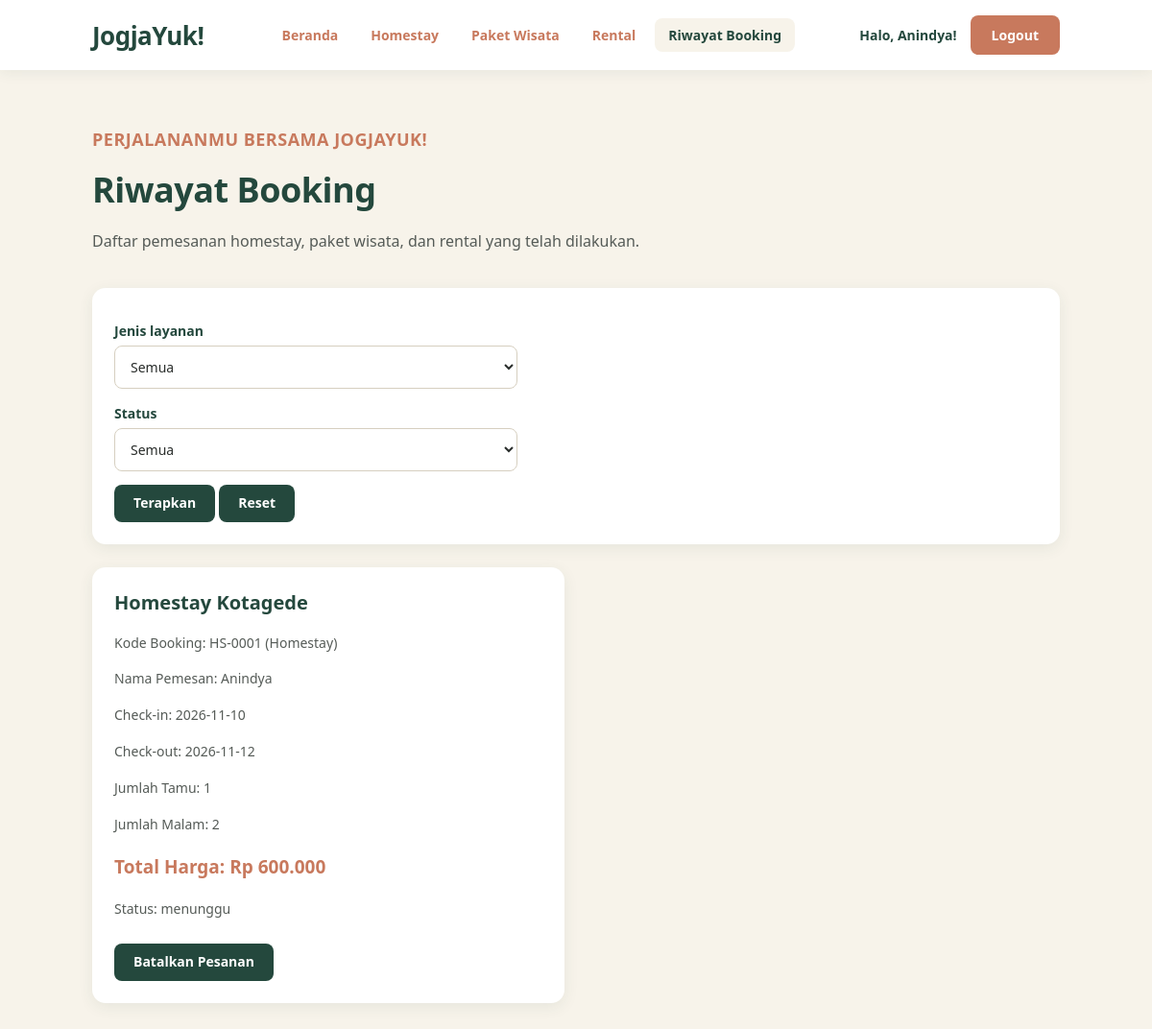
The page /pages/riwayatBooking.php (signed in) on the database its author committed.
### tables this page shows
CREATE TABLE `booking` (
  `id` int(11) NOT NULL AUTO_INCREMENT,
  `user_id` int(11) DEFAULT NULL,
  `homestay_id` int(11) NOT NULL,
  `nama_pemesan` varchar(100) NOT NULL,
  `tanggal_checkin` date NOT NULL,
  `tanggal_checkout` date NOT NULL,
  `jumlah_tamu` int(11) NOT NULL,
  `jumlah_malam` int(11) NOT NULL,
  `total_harga` decimal(12,2) NOT NULL,
  `status` enum('menunggu','dikonfirmasi','dibatalkan') DEFAULT 'menunggu',
  `created_at` timestamp NOT NULL DEFAULT current_timestamp(),
  PRIMARY KEY (`id`),
  KEY `user_id` (`user_id`),
  KEY `homestay_id` (`homestay_id`),
  KEY `idx_booking_tanggal` (`homestay_id`,`tanggal_checkin`,`tanggal_checkout`),
  CONSTRAINT `booking_ibfk_1` FOREIGN KEY (`user_id`) REFERENCES `users` (`id`),
  CONSTRAINT `booking_ibfk_2` FOREIGN KEY (`homestay_id`) REFERENCES `homestay` (`id`)
);

CREATE TABLE `homestay` (
  `id` int(11) NOT NULL AUTO_INCREMENT,
  `nama_homestay` varchar(150) NOT NULL,
  `lokasi` varchar(150) NOT NULL,
  `kategori` varchar(50) DEFAULT NULL,
  `deskripsi` text DEFAULT NULL,
  `harga_per_malam` decimal(12,2) NOT NULL,
  `fasilitas` text DEFAULT NULL,
  `gambar` varchar(255) DEFAULT NULL,
  `status` enum('tersedia','tidak tersedia') DEFAULT 'tersedia',
  `created_at` timestamp NOT NULL DEFAULT current_timestamp(),
  PRIMARY KEY (`id`),
  KEY `idx_homestay_kategori` (`kategori`)
);

### pages/riwayatBooking.php (the view, shortened to what this page needs)
<?php
include "../config/helper.php";
$uid = (int) $_SESSION['user_id'];
$semua = [];
foreach (qAll($koneksi,
    "SELECT b.*, h.nama_homestay FROM booking b
     JOIN homestay h ON b.homestay_id = h.id WHERE b.user_id = ?", 'i', [$uid]) as $r) {
    $semua[] = ['jenis' => 'homestay', 'id' => $r['id'], 'kode' => 'HS-' . str_pad($r['id'], 4, '0', STR_PAD_LEFT),
        'judul' => $r['nama_homestay'], 'total' => $r['total_harga'], 'status' => $r['status'], 'created_at' => $r['created_at'],
        'info' => ['Nama Pemesan' => $r['nama_pemesan'], 'Check-in' => $r['tanggal_checkin'], 'Check-out' => $r['tanggal_checkout'],
                   'Jumlah Tamu' => $r['jumlah_tamu'], 'Jumlah Malam' => $r['jumlah_malam']]];
}
usort($semua, function ($a, $b) { return strcmp($b['created_at'], $a['created_at']); });
$fJenis = $_GET['jenis'] ?? '';
$fStatus = $_GET['status'] ?? '';
$semua = array_values(array_filter($semua, function ($x) use ($fJenis, $fStatus) {
    return ($fJenis === '' || $x['jenis'] === $fJenis) && ($fStatus === '' || $x['status'] === $fStatus);
}));
$label = ['homestay' => 'Homestay', 'paket' => 'Paket Wisata', 'rental' => 'Rental Kendaraan'];
?>
<!DOCTYPE html>
<html lang="id">
<head>
    <link rel="stylesheet" href="../assets/css/style.css">
</head>
<body>
<main class="halaman-katalog">
    <div class="judul-katalog">
        <p class="slogan">Perjalananmu Bersama JogjaYuk!</p>
        <h1>Riwayat Booking</h1>
        <p>Daftar pemesanan homestay, paket wisata, dan rental yang telah dilakukan.</p>
    </div>
    <section>
        <article class="kartu-produk" style="margin-bottom:24px">
            <div class="isi-produk">
                <form method="GET">
                    <label>Jenis layanan</label>
                    <select name="jenis">
                        <option value="">Semua</option>
                    </select>
                    <label>Status</label>
                    <select name="status">
                        <option value="">Semua</option>
                    </select>
                    <div>
                        <button type="submit" class="tombol-detail" style="border:none">Terapkan</button>
                        <a href="riwayatBooking.php" class="tombol-detail">Reset</a>
                    </div>
                </form>
            </div>
        </article>
    </section>
    <section class="grid-produk">
        <?php if ($semua): ?>
            <?php foreach ($semua as $row): ?>
                <article class="kartu-produk">
                    <div class="isi-produk">
                        <h2><?php echo e($row['judul']); ?></h2>
                        <p>Kode Booking: <?php echo e($row['kode']); ?> (<?php echo e($label[$row['jenis']]); ?>)</p>
                        <?php foreach ($row['info'] as $k => $v): ?>
                            <p><?php echo e($k); ?>: <?php echo e($v); ?></p>
                        <?php endforeach; ?>
                        <h3>Total Harga: Rp <?php echo number_format($row['total'], 0, ',', '.'); ?></h3>
                        <p>Status: <?php echo e($row['status']); ?></p>
                        <?php if ($row['status'] === 'menunggu'): ?>
                            <form method="POST" action="batalBooking.php"
                                  onsubmit="return confirm('Yakin ingin membatalkan pemesanan ini?');">
                                <button type="submit" class="tombol-detail" style="border:none">Batalkan Pesanan</button>
                            </form>
                        <?php endif; ?>
                    </div>
                </article>
            <?php endforeach; ?>
        <?php else: ?>
            <p>Belum ada riwayat booking.</p>
        <?php endif; ?>
    </section>
</main>
</body>
</html>

### assets/css/style.css (style rules this page uses)
:root { --hijau: #24483d; --hijau-gelap: #19372e; --terakota: #c8795d; --terakota-gelap: #b0654a; --krem: #f7f3ea; --krem-gelap: #eee8dc; --teks: #292d2b; --teks-redup: #555b57; --putih: #ffffff; --garis: #e4ddcf; --bayangan: 0 4px 16px rgba(36, 72, 61, 0.08); --bayangan-besar: 0 10px 28px rgba(36, 72, 61, 0.16); --radius: 14px; }
* { box-sizing: border-box; }
html, body { margin: 0; width: 100%; }
html { scroll-behavior: smooth; }
body { font-family: "Segoe UI", system-ui, -apple-system, Arial, sans-serif; background-color: var(--krem); color: var(--teks); overflow-x: hidden; -webkit-font-smoothing: antialiased; }
a { transition: color 0.25s ease, background-color 0.25s ease, transform 0.25s ease, box-shadow 0.25s ease; }
.slogan { color: var(--terakota); font-size: 18px; font-weight: 700; letter-spacing: 0.5px; text-transform: uppercase; margin: 0 0 16px; }
h1 { color: var(--hijau); font-size: 42px; margin-bottom: 10px; }
h2 { color: var(--hijau); font-size: 30px; margin-top: 45px; }
.halaman-katalog { background-color: var(--krem); padding: 60px 8%; min-height: 500px; }
.judul-katalog { margin-bottom: 35px; }
.judul-katalog h1 { color: var(--hijau); font-size: 36px; margin: 10px 0; letter-spacing: -0.5px; }
.judul-katalog > p:last-child { color: var(--teks-redup); line-height: 1.7; }
.grid-produk { display: grid; grid-template-columns: repeat(2, minmax(0, 1fr)); gap: 24px; align-items: stretch; }
.kartu-produk { background-color: white; border-radius: var(--radius); overflow: hidden; box-shadow: var(--bayangan); border: 1px solid transparent; transition: transform 0.3s ease, box-shadow 0.3s ease, border-color 0.3s ease; }
.isi-produk { padding: 22px; }
.isi-produk h2 { color: var(--hijau); font-size: 20px; margin-top: 0; }
.isi-produk p { color: var(--teks-redup); font-size: 14px; line-height: 1.7; }
.isi-produk h3 { color: var(--terakota); font-size: 19px; margin-top: 20px; }
.tombol-detail { display: inline-block; background-color: var(--hijau); color: white; padding: 11px 20px; border-radius: 8px; text-decoration: none; font-weight: bold; font-size: 14px; font-family: inherit; line-height: 1.2; border: none; cursor: pointer; }
button.tombol-detail { font-size: 14px; }
.kartu-produk form label { display: block; margin: 12px 0 6px; font-weight: 600; font-size: 14px; color: var(--hijau); }
.kartu-produk form input, .kartu-produk form select { padding: 11px 12px; border: 1px solid #d6cfc0; border-radius: 8px; margin-bottom: 4px; max-width: 100%; font-size: 14px; font-family: inherit; color: var(--teks); background-color: white; }
.kartu-produk form input[type="text"], .kartu-produk form input[type="date"], .kartu-produk form input[type="number"], .kartu-produk form select { width: 100%; max-width: 420px; }
.kartu-produk form button { margin-top: 10px; cursor: pointer; }

### rows shown on the page
booking: homestay.nama_homestay "Homestay Kotagede", kode "HS-0001", jenis "Homestay", k "Nama Pemesan", nama_pemesan "Anindya", k "Check-in", tanggal_checkin "2026-11-10", k "Check-out", tanggal_checkout "2026-11-12", k "Jumlah Tamu", v "1", k "Jumlah Malam", jumlah_malam "2", total_harga "600.000", status "menunggu"

### other values the page prints
$logo "JogjaYuk!"
$v[1] "Homestay"
$v[1] "Paket Wisata"
$v[1] "Rental"
$v[1] "Riwayat Booking"
$_SESSION['nama'] "Anindya"
